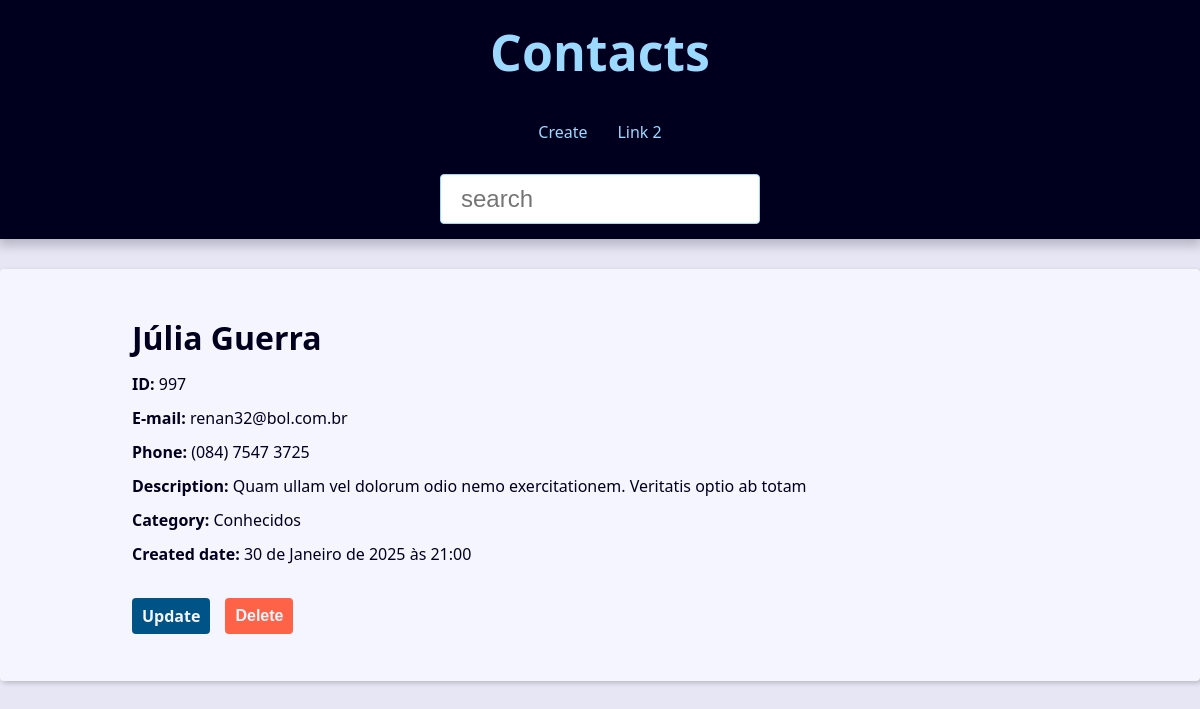
The app's page /contact/997/ with its own data.
### contact/models.py (models this page shows, shortened)
class Contact(models.Model):
    first_name = models.CharField(max_length=50)
    last_name = models.CharField(max_length=50, blank=True)
    phone = models.CharField(max_length=50)
    email = models.EmailField(max_length=254, blank=True, verbose_name='E-mail')
    created_date = models.DateTimeField(default=timezone.now)
    description = models.TextField(blank=True)
    show = models.BooleanField(default=True)
    image = models.ImageField(blank=True, upload_to='pictures/%Y/%m/')
    category = models.ForeignKey(Category, on_delete=models.SET_NULL, blank=True, null=True)
    owner = models.ForeignKey(User, on_delete=models.SET_NULL, null=True, blank=True)

class Category(models.Model):
    class Meta:
        verbose_name = 'Category'
        verbose_name_plural = 'Categories'
    name = models.CharField(max_length=50)

### contact/views.py (the view)
# urls.py: path('contact/<int:contact_id>/', views.contact, name='contact'),
def contact(request, contact_id):
    single_contact = get_object_or_404(Contact, id=contact_id, show=True)
    context = {
        'contact': single_contact,
        'site_title': f'{single_contact.first_name} {single_contact.last_name} - '
    }
    return render(
        request,
        'contact/contact.html',
        context,
    )

### contact/templates/contact/contact.html (shortened to what this page needs)
{% extends "global/base.html" %}
{% block content %}
<div class="single-contact">
    <h1 class="single-contact-name">
        {{contact.first_name}} {{contact.last_name}}
    </h1>
    <p><b>ID:</b> {{contact.id}} </p>
    <p><b>E-mail:</b> {{contact.email}} </p>
    <p><b>Phone:</b> {{contact.phone}} </p>
    <p><b>Description:</b> {{contact.description}} </p>
    <p><b>Category:</b> {{contact.category.name}} </p>
    <p><b>Created date:</b> {{contact.created_date}} </p>
    <div class="contact-links">
        <a class="btn btn-link" href="{% url "contact:update" contact.id %}">Update</a>
        <form action="{% url "contact:delete" contact.id %}" method="POST">
            {% if confirmation == 'no' %}
            <input type="hidden" name="confirmation" value="yes">
            <button class="btn btn-link btn-delete" type="submit">Confirma?</button>
            {% else %}
            <button class="btn btn-link btn-delete" type="submit">Delete</button>
            {% endif %}
        </form>
    </div>
</div>
{% endblock content %}

### base_static/global/css/styles.css (style rules this page uses)
:root { --spacing: 1.5rem; --link-dark-color: rgb(0, 83, 134); --link-light-color: rgb(156, 217, 255); --clr-white: rgb(245, 245, 255); --clr-black: rgb(0, 0, 30); --clr-light-gray: rgb(230, 230, 245); --clr-dark-shadow-5: rgba(0, 0, 10, 5%); --clr-dark-shadow-10: rgba(0, 0, 10, 10%); --clr-dark-shadow-20: rgba(0, 0, 10, 20%); --clr-light-shadow-5: rgba(200, 200, 255, 5%); --clr-light-shadow-10: rgba(200, 200, 255, 10%); --clr-light-shadow-20: rgba(200, 200, 255, 20%); --main-page-width: 120rem; --table-min-width: 60rem; --biggest-font-size: 5rem; --bigger-font-size: 4rem; --big-font-size: 3.2rem; --medium-font-size: 2.4rem; --small-font-size: 1.6rem; --smaller-font-size: 1.4rem; --smallest-font-size: 1.2rem; --transition-fast: 300ms; --transition-medium: 600ms; --transition-slow: 1s; --default-border-radius: 4px; }
*, *::before, *::after { margin: 0; padding: 0; box-sizing: border-box; }
html { font-size: 62.5%; }
body { font-family: system-ui, -apple-system, BlinkMacSystemFont, 'Segoe UI', Roboto, Oxygen, Ubuntu, Cantarell, 'Open Sans', 'Helvetica Neue', sans-serif; line-height: 1.5; font-size: var(--small-font-size); color: var(--clr-black); -webkit-font-smoothing: antialiased; background: var(--clr-light-gray); }
a { text-decoration: none; }
@media (min-width: 600px) { .single-contact { max-width: 80%; margin: calc(var(--spacing) * 2) auto; } }
.single-contact h1 { margin: 1rem 0; }
.single-contact p { margin: 1rem 0; }
.btn { background-color: var(--link-dark-color); color: var(--clr-white); font-weight: bold; border: none; padding: 1rem 2rem; border-radius: var(--default-border-radius); cursor: pointer; transition: filter var(--transition-fast) ease-in-out; }
a:-webkit-any-link { text-decoration: none; }
.contact-links { margin-block: calc(var(--small-font-size) * 2); display: flex; align-items: center; gap: 0 var(--spacing); }
.btn-link { font-size: var(--small-font-size); text-decoration: none; font-weight: bold; padding: 1rem; display: block; line-height: var(--small-font-size); }
.btn-delete { background: tomato; }

### records on screen
Contact: first_name "Júlia", last_name "Guerra", id "997", email "renan32@bol.com.br", phone "(084) 7547 3725", description "Quam ullam vel dolorum odio nemo exercitationem. Veritatis optio ab totam", category.name "Conhecidos", created_date "30 de Janeiro de 2025 às 21:00"
